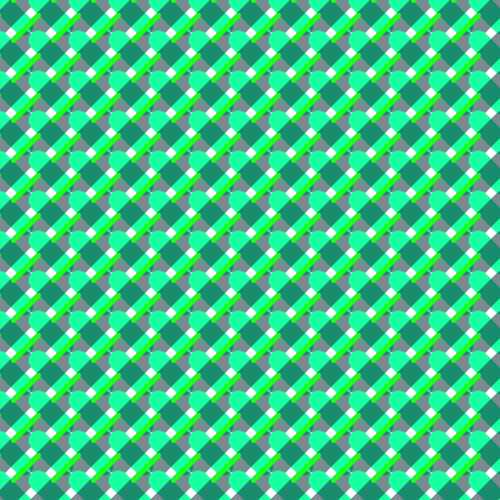
Frame 1 (no input)
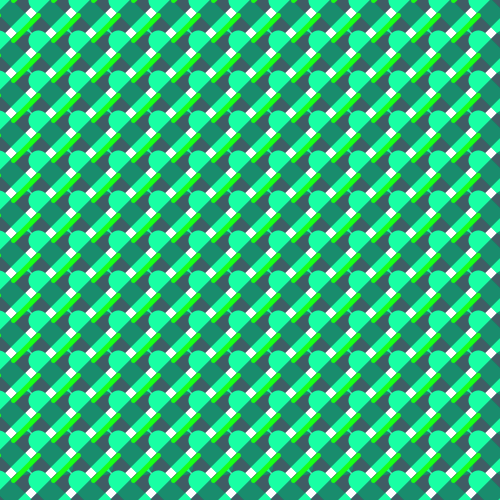
Frame 2 (the mouse pressed at the canvas centre, redrawn once)

The Processing sketch that drew these frames (run headless with seeded random() and noise(); the mouse was pressed at the canvas centre and the sketch redrawn once):

// Processing sketch: processing_82173
// ── processing_82173.pde

void setup () {
  size(500, 500);
  background(255);
  smooth();
}
//décliner des traits sur une longueur
void draw()
{
  noFill();
  for (int posx =-2; posx<width; posx = posx+40)
  {
    for (int posY=0; posY<height; posY = posY+40)
    {
      strokeWeight(20);
      stroke(25,460,164);
      line(posx,posY,posx+25,posY+25);
      //traits de l'autre sens
      stroke(25,60,69,150);
      line(posx,posY+25,posx+25,posY);
      stroke(25,380,24);
      //trait fin entre les deux autres traits
      strokeWeight(5);
      color(0);
      line(posx,posY-25,posx-25,posY);
    }
  }
  noLoop();
}
